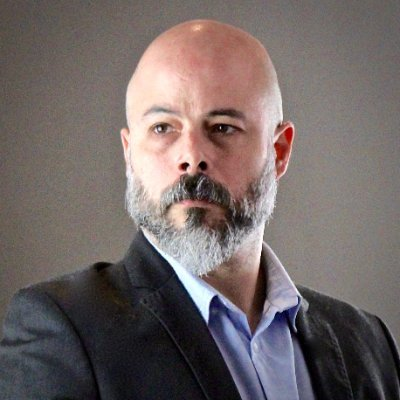
#> input picture josevicente.jpg, 400 x 400 px
$ python 0106-opencv.py
#> lines starting #> are read from the running program, lines starting #| are printed output that depends on the picture
import cv2


mifoto = cv2.imread('josevicente.jpg')
#> mifoto is the input picture: shape (400, 400, 3); mean B, G, R 102.1, 103.3, 113.9
gris = cv2.cvtColor(mifoto, cv2.COLOR_BGR2GRAY)
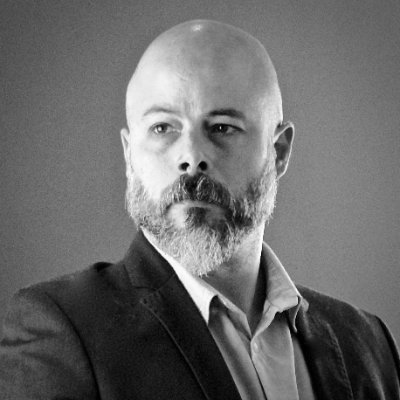
#> gris: shape (400, 400); min 0, max 254, mean 106.4
desenfocado = cv2.GaussianBlur(mifoto,(15,15),0)
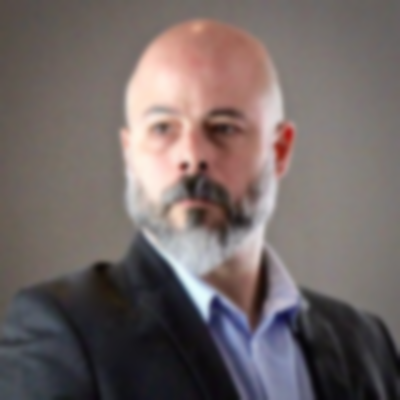
#> desenfocado: shape (400, 400, 3); mean B, G, R 102.1, 103.3, 113.9

cv2.imshow('Original',mifoto)
cv2.imshow('Gris', gris)
cv2.imshow('Desenfocado', desenfocado)

$ run again, with anasprite.png saved as josevicente.jpg
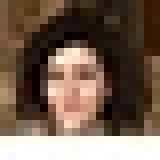
#> input picture anasprite.png, 20 x 20 px (shown 8 times larger)
#> mifoto is the input picture: shape (20, 20, 3); mean B, G, R 81.8, 96.6, 116.3
#> `gris = cv2.cvtColor(mifoto, cv2.COLOR_BGR2GRAY)`:
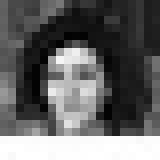
#> gris: shape (20, 20) (shown 8 times larger); min 2, max 255, mean 100.8
#> `desenfocado = cv2.GaussianBlur(mifoto,(15,15),0)`:
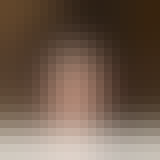
#> desenfocado: shape (20, 20, 3) (shown 8 times larger); mean B, G, R 79.4, 93.9, 113.5
